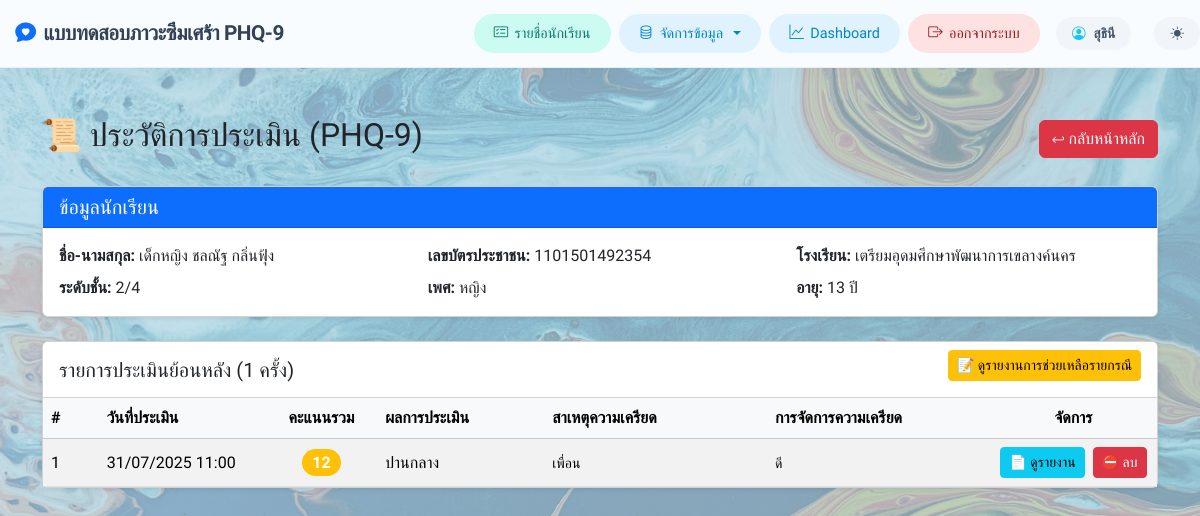
Screenshot of /phq_history.php?pid=1101501492354 (signed in) with the database file from the repository.
### tables this page shows
CREATE TABLE `student_data` (
  `school_id` int DEFAULT NULL COMMENT 'รหัสโรงเรียน',
  `pid` varchar(13) NOT NULL COMMENT 'รหัสบัตรประชาชน',
  `sex` int DEFAULT NULL,
  `prefix_id` int DEFAULT NULL COMMENT 'ไอดีคำนำหน้าชื่อ',
  `fname` varchar(100) DEFAULT NULL COMMENT 'ชื่อ',
  `lname` varchar(100) DEFAULT NULL COMMENT 'นามสกุล',
  `age` int DEFAULT NULL COMMENT 'อายุ',
  `class` varchar(20) DEFAULT NULL COMMENT 'ชั้นเรียน',
  `room` varchar(20) DEFAULT NULL COMMENT 'ห้อง',
  `tel` varchar(10) DEFAULT NULL COMMENT 'เบอร์โทรศัพท์',
  `date_time` datetime DEFAULT NULL COMMENT 'เวลาที่กรอกแบบฟอร์ม'
);

CREATE TABLE `prefix` (
  `prefix_id` int NOT NULL,
  `prefix_name` varchar(50) NOT NULL
);

CREATE TABLE `school` (
  `school_id` int NOT NULL,
  `school_name` varchar(191) DEFAULT NULL
);

CREATE TABLE `sex` (
  `sex_id` int NOT NULL,
  `sex_name` varchar(15) DEFAULT NULL
);

CREATE TABLE `assessment` (
  `id` int NOT NULL COMMENT 'idรันaa',
  `pid` varchar(13) DEFAULT NULL COMMENT 'เลขบัตรประชาขน',
  `date_time` datetime DEFAULT NULL COMMENT 'วันเวลา ณ ที กรอกแบบประเมิน',
  `c1` tinyint(1) DEFAULT NULL COMMENT 'คำถามที่ 1',
  `c2` tinyint(1) DEFAULT NULL COMMENT 'คำถามที่ 2',
  `c3` tinyint(1) DEFAULT NULL COMMENT 'คำถามที่ 3',
  `c4` tinyint(1) DEFAULT NULL COMMENT 'คำถามที่ 4',
  `c5` tinyint(1) DEFAULT NULL COMMENT 'คำถามที่ 5',
  `c6` tinyint(1) DEFAULT NULL COMMENT 'คำถามที่ 6',
  `c7` tinyint(1) DEFAULT NULL COMMENT 'คำถามที่ 7',
  `c8` tinyint(1) DEFAULT NULL COMMENT 'คำถามที่ 8',
  `c9` tinyint(1) DEFAULT NULL COMMENT 'คำถามที่ 9',
  `c10` int DEFAULT NULL COMMENT 'คำถามที่ 10',
  `c11` int DEFAULT NULL COMMENT 'คำถามที่ 11',
  `stress` varchar(255) DEFAULT NULL COMMENT 'คำถามที่ 12',
  `manage_stress` varchar(255) DEFAULT NULL COMMENT 'คำถามที่ 13',
  `score` int DEFAULT NULL COMMENT 'คะแนนรวม'
);

### public/phq_history.php (the view, shortened to what this page needs)
<?php
$pid = $_GET['pid'];
$db = Database::connect();
$sql_student = "SELECT s.*, p.prefix_name, sc.school_name, sx.sex_name
                FROM student_data s
                LEFT JOIN prefix p ON s.prefix_id = p.prefix_id
                LEFT JOIN school sc ON s.school_id = sc.school_id
                LEFT JOIN sex sx ON s.sex = sx.sex_id
                WHERE s.pid = :pid";
$stmt_student = $db->prepare($sql_student);
$stmt_student->execute([':pid' => $pid]);
$student = $stmt_student->fetch(PDO::FETCH_ASSOC);
$sql_history = "SELECT * FROM assessment WHERE pid = :pid ORDER BY date_time DESC";
$stmt_history = $db->prepare($sql_history);
$stmt_history->execute([':pid' => $pid]);
$history = $stmt_history->fetchAll(PDO::FETCH_ASSOC);
function getScoreColor($score)
{
    if ($score < 13) return 'warning';
    return 'danger';
}
function getScoreMeaning($score)
{
    if ($score < 13) return 'ปานกลาง';
    return 'รุนแรง';
}
?>
<!DOCTYPE html>
<html lang="th">
<head>
    <link href="https://cdn.jsdelivr.net/npm/bootstrap@5.3.3/dist/css/bootstrap.min.css" rel="stylesheet">
    <link rel="stylesheet" href="https://cdn.jsdelivr.net/npm/bootstrap-icons@1.11.3/font/bootstrap-icons.min.css">
    <link href="css/style.css" rel="stylesheet">
</head>
<body>
    <?php require_once 'navbar.php'; ?>
    <div class="container mt-5">
        <div class="d-flex justify-content-between align-items-center mb-4">
            <h2>📜 ประวัติการประเมิน (PHQ-9)</h2>
            <a href="main.php" class="btn btn-danger">↩ กลับหน้าหลัก</a>
        </div>
        <div class="card shadow-sm mb-4">
            <div class="card-header bg-primary text-white">
                <h5 class="mb-0">ข้อมูลนักเรียน</h5>
            </div>
            <div class="card-body">
                <div class="row">
                    <div class="col-md-4">
                        <strong>ชื่อ-นามสกุล:</strong>
                        <?= htmlspecialchars(($student['prefix_name'] ?? '') . ' ' . ($student['fname'] ?? '-') . ' ' . ($student['lname'] ?? '-')) ?>
                    </div>
                    <div class="col-md-4">
                        <strong>เลขบัตรประชาชน:</strong> <?= htmlspecialchars($student['pid']) ?>
                    </div>
                    <div class="col-md-4">
                        <strong>โรงเรียน:</strong> <?= htmlspecialchars($student['school_name'] ?? '-') ?>
                    </div>
                    <div class="col-md-4 mt-2">
                        <strong>ระดับชั้น:</strong> <?= htmlspecialchars($student['class'] ?? '-') ?>/<?= htmlspecialchars($student['room'] ?? '-') ?>
                    </div>
                    <div class="col-md-4 mt-2">
                        <strong>เพศ:</strong> <?= htmlspecialchars($student['sex_name'] ?? '-') ?>
                    </div>
                    <div class="col-md-4 mt-2">
                        <strong>อายุ:</strong> <?= htmlspecialchars($student['age'] ?? '-') ?> ปี
                    </div>
                </div>
            </div>
        </div>
        <div class="card shadow-sm">
            <div class="card-header bg-white d-flex justify-content-between align-items-center">
                <h5 class="mb-0">รายการประเมินย้อนหลัง (<?= count($history) ?> ครั้ง)</h5>
                <div class="d-flex gap-2">
                    <a href="add_case_history.php?pid=<?= htmlspecialchars($pid) ?>" class="btn btn-warning btn-sm mb-2">
                        📝 ดูรายงานการช่วยเหลือรายกรณี
                    </a>
                </div>
            </div>
            <div class="card-body p-0">
                <div class="table-responsive">
                    <table class="table table-hover table-striped mb-0 align-middle">
                        <thead class="table-light">
                            <tr>
                                <th style="width: 5%">#</th>
                                <th style="width: 15%">วันที่ประเมิน</th>
                                <th style="width: 10%" class="text-center">คะแนนรวม</th>
                                <th style="width: 15%">ผลการประเมิน</th>
                                <th style="width: 20%">สาเหตุความเครียด</th>
                                <th style="width: 20%">การจัดการความเครียด</th>
                                <th style="width: 15%" class="text-center">จัดการ</th>
                            </tr>
                        </thead>
                        <tbody>
                            <?php if (count($history) > 0): ?>
                                <?php foreach ($history as $index => $row): ?>
                                    <tr>
                                        <td><?= count($history) - $index ?></td>
                                        <td><?= date('d/m/Y H:i', strtotime($row['date_time'])) ?></td>
                                        <td class="text-center">
                                            <span class="badge rounded-pill bg-<?= getScoreColor($row['score']) ?> fs-6">
                                                <?= $row['score'] ?>
                                            </span>
                                        </td>
                                        <td><?= getScoreMeaning($row['score']) ?></td>
                                        <td><small><?= htmlspecialchars($row['stress'] ?? '-') ?></small></td>
                                        <td><small><?= htmlspecialchars($row['manage_stress'] ?? '-') ?></small></td>
                                        <td class="text-center text-nowrap">
                                            <a href="phq_report.php?id=<?= $row['id'] ?>" class="btn btn-sm btn-info" target="_blank">
                                                📄 ดูรายงาน
                                            </a>
                                            <form action="api/delete_assessment.php" method="POST" class="d-inline" onsubmit="return confirm('คุณต้องการลบรายงานการประเมินนี้ใช่หรือไม่?');">
                                                <button type="submit" class="btn btn-sm btn-danger ms-1">⛔ ลบ</button>
                                            </form>
                                        </td>
                                    </tr>
                                <?php endforeach; ?>
                            <?php else: ?>
                                <tr>
                                    <td colspan="7" class="text-center py-4 text-muted">ยังไม่มีประวัติการประเมิน</td>
                                </tr>
                            <?php endif; ?>
                        </tbody>
                    </table>
                </div>
            </div>
        </div>
    </div>
</body>
</html>

### public/css/style.css (style rules this page uses)
:root { --font-family-sans: 'Mitr', sans-serif; --font-family-heading: 'Mitr', sans-serif; }
body { background-color: #BBE0EF; position: relative; background-attachment: fixed; font-family: var(--font-family-sans); }
h1, h2, h3, h4, h5, h6, .h1, .h2, .h3, .h4, .h5, .h6 { font-family: var(--font-family-heading); }
body::before { content: ""; position: fixed; top: 0; left: 0; width: 100%; height: 100%; background-image: url('../image/bg_login.jpg'); background-size: cover; background-position: center; background-repeat: no-repeat; opacity: 0.30; z-index: -1; }

### rows the page displays
student_data: prefix+fname+lname "เด็กหญิง ชลณัฐ กลิ่นฟุ้ง", pid "1101501492354", school.school_name "เตรียมอุดมศึกษาพัฒนาการเขลางค์นคร", class "2", room "4", sex.sex_name "หญิง", age "13"
assessment: count($history) - $index "1", date_time "31/07/2025 11:00", score "12", score "ปานกลาง", stress "เพื่อน", manage_stress "ดี"

### other values shown
$_SESSION['user']['fname'] "สุธินี"
count($history) "1"
